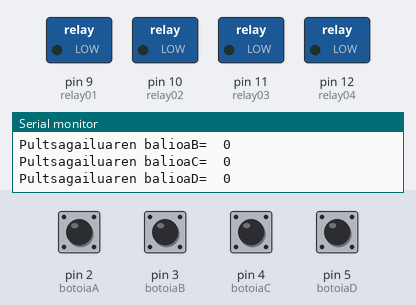
Bench run of a sketch on a simulated Arduino Uno, built with avr-gcc and run on an emulated ATmega328P. On the bench: switched loads named in the sketch (green lamp = pin HIGH), the last lines printed to the serial monitor. Inputs (shaded band) come from the test bench; at power-on: pin 2 (botoiaA), pin 3 (botoiaB), pin 4 (botoiaC), pin 5 (botoiaD) LOW.

Above: at 1.2 s.
1.3 s: pin 2 (botoiaA) pulled HIGH for 0.25 s
At 1.52 s:
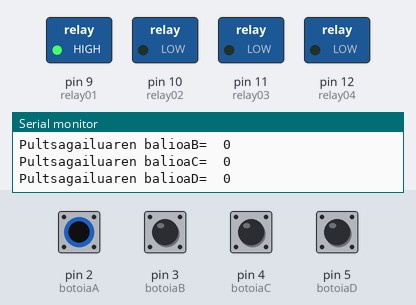
3.1 s: pin 3 (botoiaB) pulled HIGH for 0.25 s
At 3.35 s:
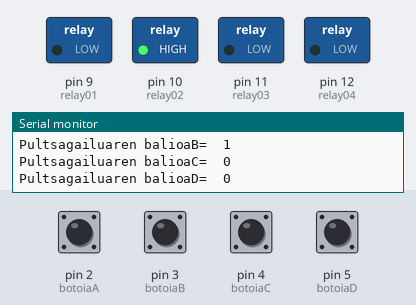
4.9 s: pin 4 (botoiaC) pulled HIGH for 0.25 s
At 5.17 s:
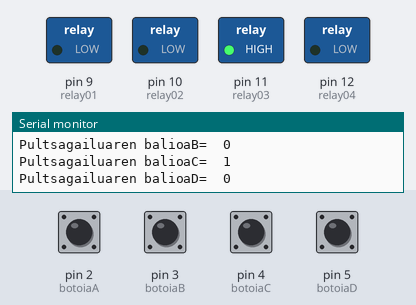
6.7 s: pin 5 (botoiaD) pulled HIGH for 0.25 s
At 6.9 s:
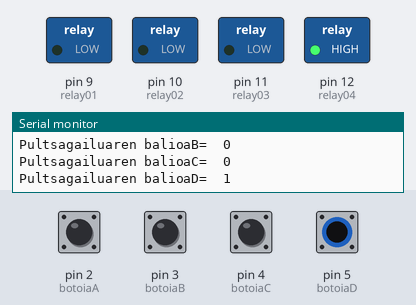
8.6 s: pin 2 (botoiaA) driven HIGH and pin 3 (botoiaB) driven HIGH
At 9.6 s:
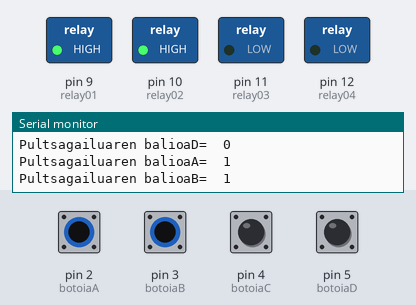
10.2 s: pin 4 (botoiaC) pulled HIGH for 1 s
At 11.1 s:
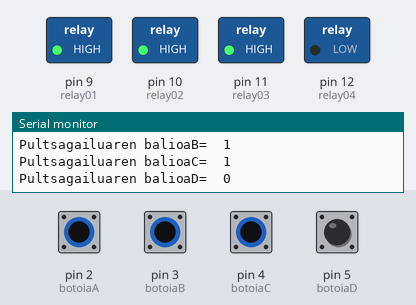
Timing chart, 0 to 13.2 s (numbered marks = the images above; inputs shaded):
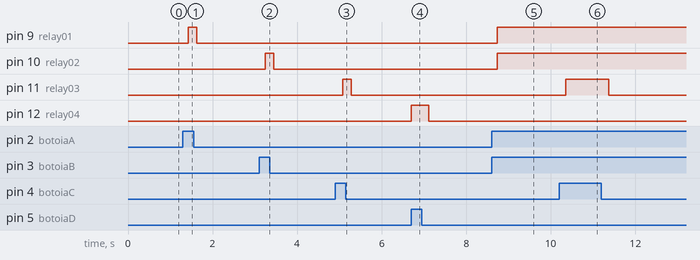

The sketch:

Elektropneumatik.ino
```cpp
/*              KONTROL  MONOEGONKORRA

Praktika honetan joysticak-aren sakatzaileak erabiliaz 4 errele kontrolatuko ditugu era monoegonkorrean.
Modu monoegonkorrean sakatzailea sakatzean soilik piztuko da errelea. Errele hauekin edozein elektrobalbula
kontrola dezakegu.


By Axpi 2020
   CC. Creatives Commons.
*/

// Aldagaien deklarazioa

int botoiaA= 2;
int botoiaB= 3;
int botoiaC= 4;
int botoiaD= 5;

int relay01= 9;
int relay02= 10;
int relay03= 11;
int relay04= 12;

int balioaA = 0;
int balioaB = 0;
int balioaC = 0;
int balioaD = 0;

// Sarrera-Irteeren Inizializazioa

void setup()
  {
 Serial.begin (9600);
 pinMode (botoiaA, INPUT);
 pinMode (botoiaB, INPUT);
 pinMode (botoiaC, INPUT);
 pinMode (botoiaD, INPUT);

 pinMode (relay01, OUTPUT);
 pinMode (relay02, OUTPUT);
 pinMode (relay03, OUTPUT);
 pinMode (relay04, OUTPUT);

 digitalWrite(relay01,HIGH); //Errelea itzali
 digitalWrite(relay02,HIGH); //Errelea itzali
 digitalWrite(relay03,HIGH); //Errelea itzali
 digitalWrite(relay04,HIGH); //Errelea itzali
  }

// Programa nagusia

void loop()
  {
 balioaA = digitalRead(botoiaA); //Pultsadorea irakurri
 balioaB = digitalRead(botoiaB); //Pultsadorea irakurri
 balioaC = digitalRead(botoiaC); //Pultsadorea irakurri
 balioaD = digitalRead(botoiaD); //Pultsadorea irakurri


 digitalWrite(relay01,balioaA); //Errelea kontrolatu
 digitalWrite(relay02,balioaB); //Errelea kontrolatu
 digitalWrite(relay03,balioaC); //Errelea kontrolatu
 digitalWrite(relay04,balioaD); //Errelea kontrolatu

 Serial.print ("Pultsagailuaren balioaA=  ");
 Serial.println (balioaA);
  Serial.print ("Pultsagailuaren balioaB=  ");
 Serial.println (balioaB);
  Serial.print ("Pultsagailuaren balioaC=  ");
 Serial.println (balioaC);
  Serial.print ("Pultsagailuaren balioaD=  ");
 Serial.println (balioaD);

 delay (150);
}
```

Measured:
- after the input at 1.3 s, pin 9 (relay01): LOW → HIGH after 0.12 s, → LOW 0.20 s later
- after the input at 3.1 s, pin 10 (relay02): LOW → HIGH after 0.15 s, → LOW 0.20 s later
- after the input at 4.9 s, pin 11 (relay03): LOW → HIGH after 0.18 s, → LOW 0.20 s later
- after the input at 6.7 s, pin 12 (relay04): LOW → HIGH at once, → LOW 0.41 s later
- after the input at 8.6 s, pin 9 (relay01), pin 10 (relay02): LOW → HIGH after 0.13 s
- after the input at 10.2 s, pin 11 (relay03): LOW → HIGH after 0.16 s, → LOW 1.0 s later
